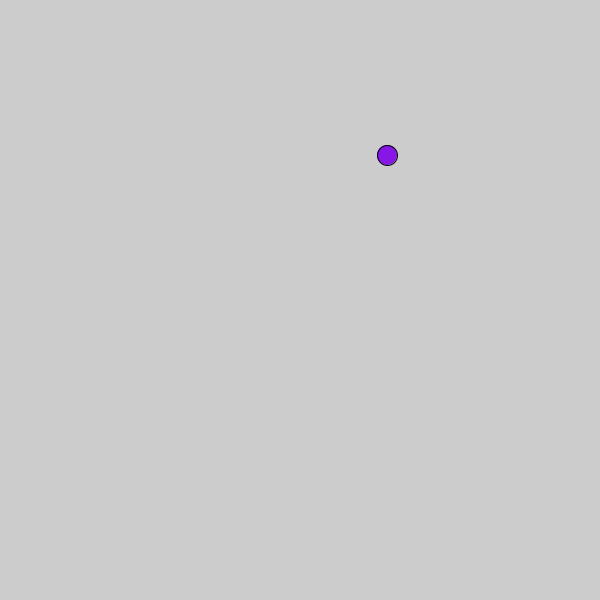
Frame 1 (no input)
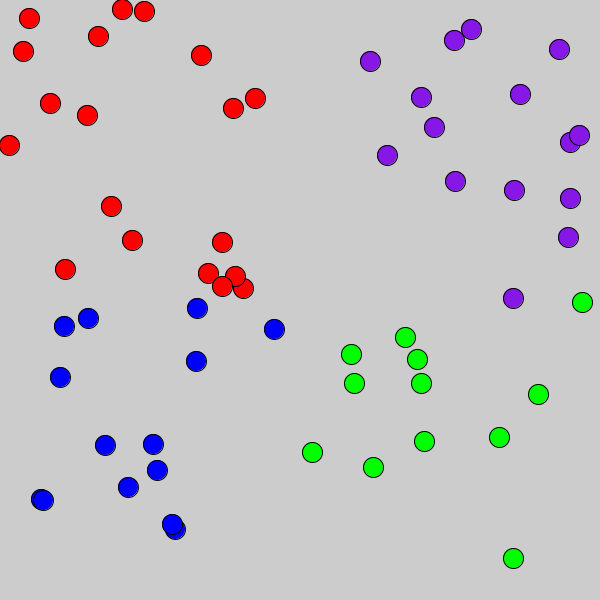
Frame 60 (the mouse pressed at the canvas centre just before this capture)
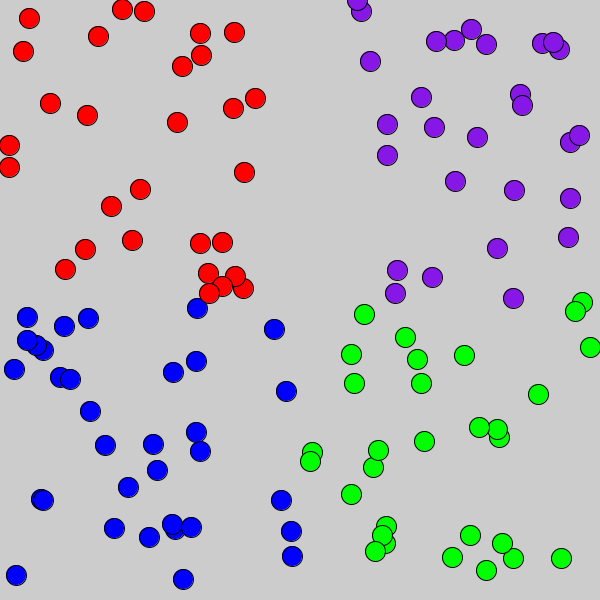
Frame 120 (the mouse held since frame 60 and released just before this capture)

The Processing sketch that drew these frames (run headless with seeded random() and noise(); from frame 60 on, the mouse is pressed at the canvas centre):

// Processing sketch: random_quandrants
// ── random_quandrants.pde

int x;
int y;

void setup(){
  size(600,600);


}


void draw(){
  
  x = int(random(0, 600));
  y = int(random(0, 600));
  
  

  if (x <= 300 && y < 300) {
    fill(255, 0, 0);
  }
  else if (x >= 300 && y > 300) {
    fill (0, 255, 0);
    
  }
  else if (x <= 300 && y > 300){
    
    fill (0, 0, 255);
  }
  
  else {
    fill (134, 23, 230);
    
  }
  circle(x,y,20);
 

  
}
